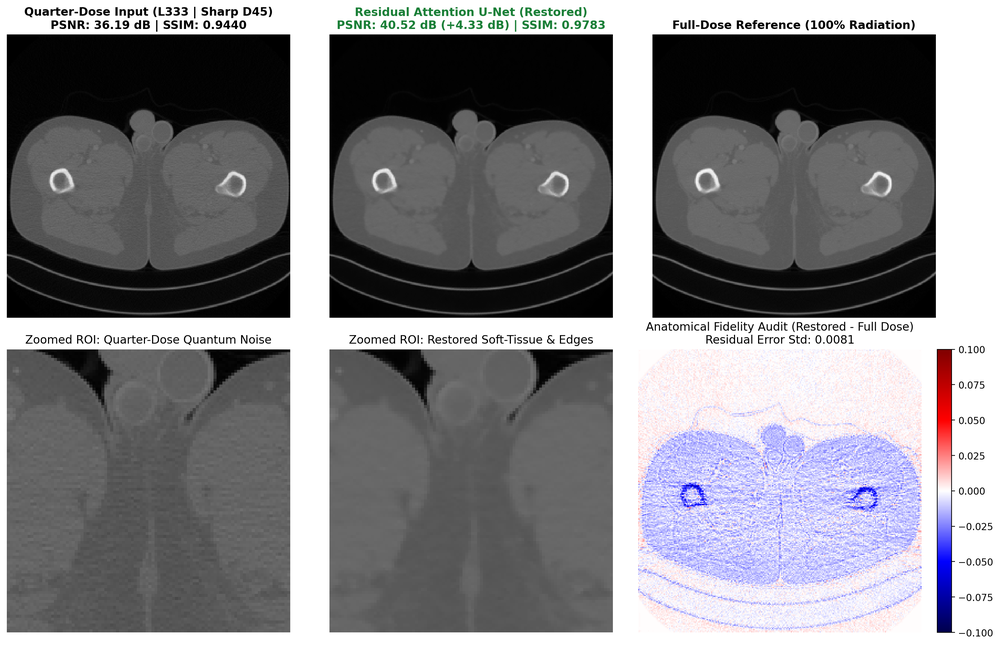
#> input picture assets/ldct_clinical_diagnostics.png, 1000 x 645 px, shrunk from 2932 x 1892 before the run
$ python -i degradation.py   (imports and definitions only)
#> lines starting #> are read from the running program, lines starting #| are printed output that depends on the picture
### data/io.py
"""Read 2D raster images into RGB/grayscale float32 [0, 1]."""
from pathlib import Path
import cv2
import numpy as np

RASTER_EXTENSIONS = {".png", ".jpg", ".jpeg", ".tif", ".tiff", ".bmp"}


def unit_float(image):
    image = np.asarray(image)
    if image.size == 0 or not np.isfinite(image).all():
        raise ValueError("Image must be nonempty and finite")
    if image.dtype == np.uint8:
        image = image.astype(np.float32) / 255.0
    elif image.dtype == np.uint16:
        image = image.astype(np.float32) / 65535.0
    else:
        image = image.astype(np.float32)
        if image.min() < 0 or image.max() > 1:
            raise ValueError("Floating-point images must be normalized to [0, 1]")
    if image.ndim == 2:
        image = image[..., None]
    if image.ndim != 3 or image.shape[-1] not in (1, 3, 4):
        raise ValueError(f"Expected an HWC 2D image, got {image.shape}")
    if image.shape[-1] == 4:
        image = image[..., :3]
    return np.ascontiguousarray(image)


# [21 lines left out: functions load_image, save_image, not called in this run]

### data/degradation.py
import random
import math
import cv2
import numpy as np
from typing import Tuple, Optional, List, Dict, Any
from .io import unit_float


# [39 lines left out: functions add_gaussian_noise, add_salt_pepper_noise, add_speckle_noise, add_motion_blur, not called in this run]


def add_gaussian_blur(
    image: np.ndarray, kernel_size: int = 15, sigma: float = 2.0
) -> np.ndarray:
    if kernel_size % 2 == 0:
        kernel_size += 1
    blurred = cv2.GaussianBlur(image, (kernel_size, kernel_size), sigma)
    if image.ndim == 3 and blurred.ndim == 2:
        blurred = blurred[..., None]
    return np.clip(blurred, 0.0, 1.0)


def add_defocus_blur(image: np.ndarray, radius: int = 5) -> np.ndarray:
    kernel_size = 2 * radius + 1
    kernel = np.zeros((kernel_size, kernel_size), dtype=np.float32)
    cv2.circle(kernel, (radius, radius), radius, 1.0, thickness=-1)
    kernel /= kernel.sum() if kernel.sum() > 0 else 1

    if image.ndim == 2:
        blurred = cv2.filter2D(image, -1, kernel)
    else:
        blurred = np.stack([cv2.filter2D(image[..., c], -1, kernel) for c in range(image.shape[-1])], axis=-1)
    return np.clip(blurred, 0.0, 1.0)


def adjust_contrast(image: np.ndarray, factor: float = 0.5) -> np.ndarray:
    mean = np.mean(image, axis=(0, 1), keepdims=True)
    result = mean + factor * (image.astype(np.float32) - mean)
    return np.clip(result, 0.0, 1.0)


# [19 lines left out: function add_compression_artifacts, not called in this run]


def apply_mixed_degradation(image, max_degradations=3, rng=None, np_rng=None, config=None):
    rng = rng if rng is not None else random.Random()
    np_rng = np_rng if np_rng is not None else np.random.default_rng()
    config = config or {}
    image = unit_float(image)
    degraded = image.copy()
    specs = {
        'gaussian_noise': lambda c: add_gaussian_noise(degraded, rng.uniform(*c.get('std_range', [5, 70])), np_rng),
        'salt_pepper_noise': lambda c: add_salt_pepper_noise(degraded, rng.uniform(*c.get('amount_range', [0.01, 0.30])), np_rng),
        'speckle_noise': lambda c: add_speckle_noise(degraded, rng.uniform(*c.get('std_range', [0.02, 0.12])), np_rng),
        'motion_blur': lambda c: add_motion_blur(degraded, odd_kernel(c), rng.uniform(*c.get('angle_range', [0, 360]))),
        'gaussian_blur': lambda c: add_gaussian_blur(degraded, odd_kernel(c), rng.uniform(*c.get('sigma_range', [0.5, 4.0]))),
        'defocus_blur': lambda c: add_defocus_blur(degraded, rng.randint(*c.get('radius_range', [1, 10]))),
        'contrast_reduction': lambda c: adjust_contrast(degraded, rng.uniform(*c.get('factor_range', [0.3, 0.9]))),
        'compression': lambda c: add_compression_artifacts(degraded, rng.randint(*c.get('quality_range', [15, 80]))),
    }
    def odd_kernel(c):
        low, high = c.get('kernel_size_range', [3, 31])
        return rng.choice([k for k in range(low, high + 1) if k % 2])
    available = [name for name in specs if config.get(name, {}).get('enabled', True)]
#> available = ['gaussian_noise', 'salt_pepper_noise', 'speckle_noise', 'motion_blur', 'gaussian_blur', 'defocus_blur', 'contrast_reduction', 'compression']
    if not available:
        return {'degraded': degraded, 'degradations': []}
    mixed = config.get('mixed_degradation', {})
    maximum = mixed.get('max_degradations', max_degradations) if mixed.get('enabled', True) else 1
    if maximum < 1:
        raise ValueError('max_degradations must be positive')
    chosen = rng.sample(available, rng.randint(1, min(maximum, len(available))))
#> chosen = ['gaussian_blur', 'defocus_blur', 'contrast_reduction']
    for name in chosen:
        degraded = specs[name](config.get(name, {}))
#> this loop made 3 passes
#> name on pass 1: 'gaussian_blur'
#> name on pass 2: 'defocus_blur'
#> pass 1, in add_gaussian_blur, `blurred = cv2.GaussianBlur(image, (kernel_size, kernel_size), sigma)`:
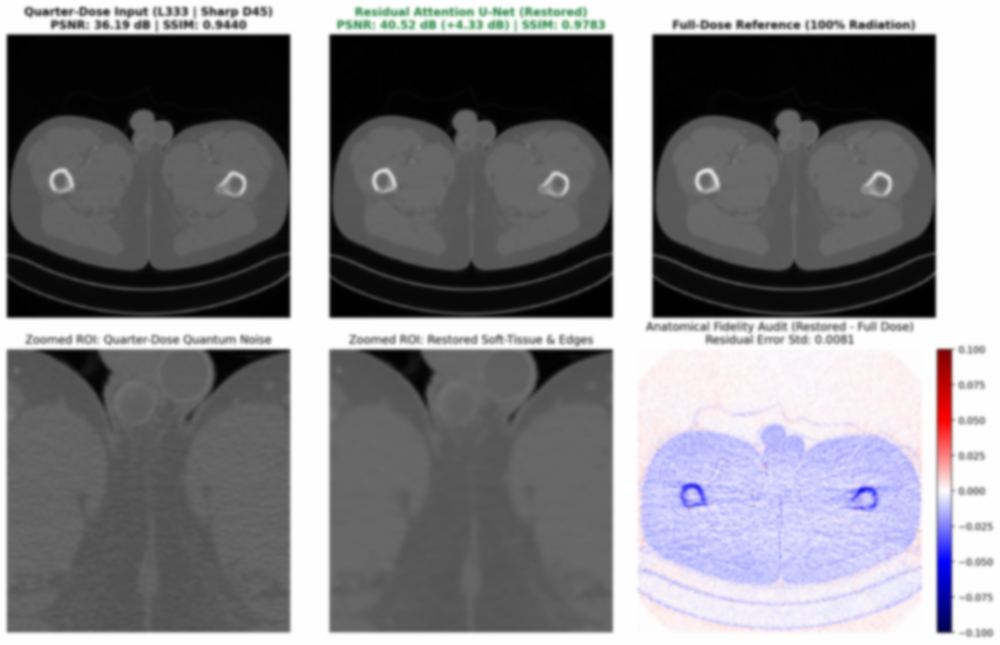
#> blurred: shape (645, 1000, 3) float32; mean R, G, B 0.508, 0.505, 0.521
#> pass 2, in add_defocus_blur, `blurred = np.stack([cv2.filter2D(image[..., c], -1, kernel) for c in r..`:
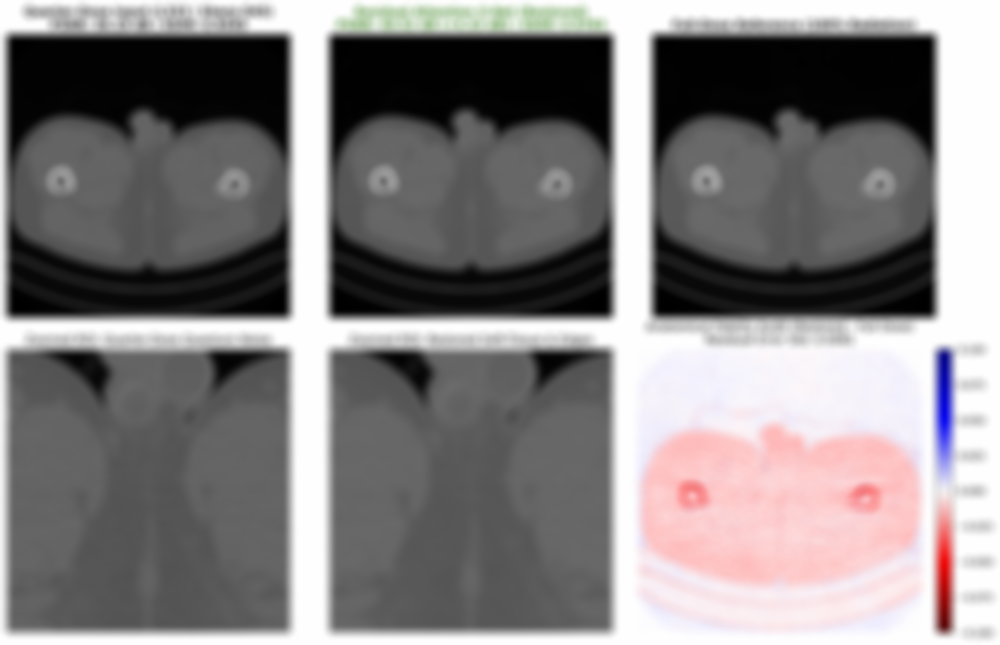
#> blurred: shape (645, 1000, 3) float32; mean of channels 0, 1, 2 0.508, 0.505, 0.521; drawn as B, G, R
#> pass 3, in adjust_contrast, `result = mean + factor * (image.astype(np.float32) - mean)`:
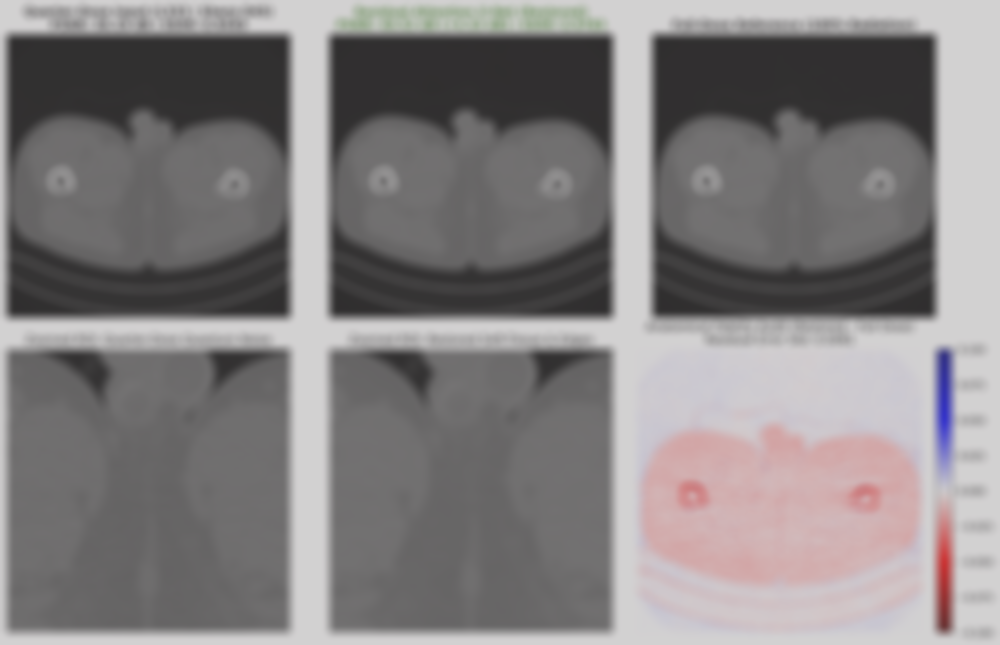
#> result: shape (645, 1000, 3) float32; mean of channels 0, 1, 2 0.508, 0.505, 0.52; drawn as B, G, R
    return {'degraded': unit_float(degraded), 'degradations': chosen}

>>> import cv2
>>> picture = cv2.cvtColor(cv2.imread('../assets/ldct_clinical_diagnostics.png'), cv2.COLOR_BGR2RGB)
>>> result = apply_mixed_degradation(picture)
#> result = 2 items
